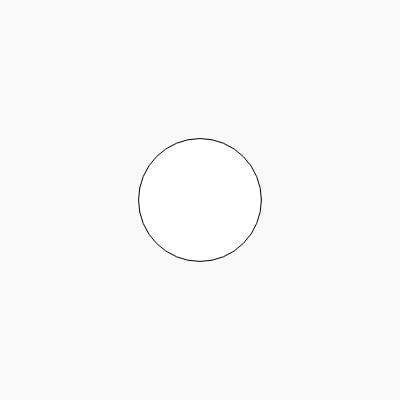
Frame 1 (no input)
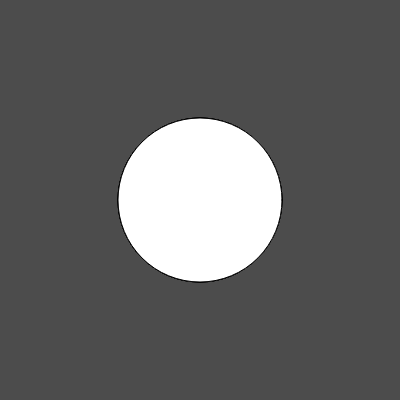
Frame 60 (no input)
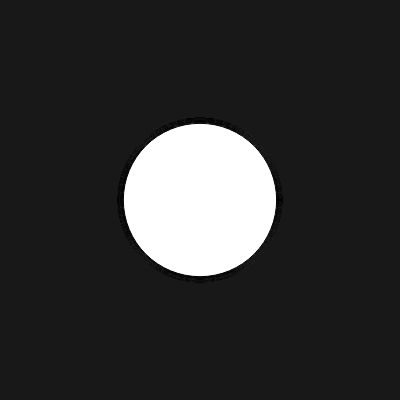
Frame 120 (the mouse pressed at the canvas centre since frame 60)

The p5.js sketch that drew these frames (run headless with seeded random() and noise() and a simulated clock; from frame 60 on, the mouse is pressed at the canvas centre):

// p5.js sketch
// ── sketch.js
function setup() {
  createCanvas(400, 400);
}

function draw() {
  background(0,0,0,5);
 let noiseValue = (noise(0.01*frameCount+1000));
 let noiseMapped=map(noiseValue,0,1,10,200);
 ellipse(width/2,height/2,noiseMapped)
}
